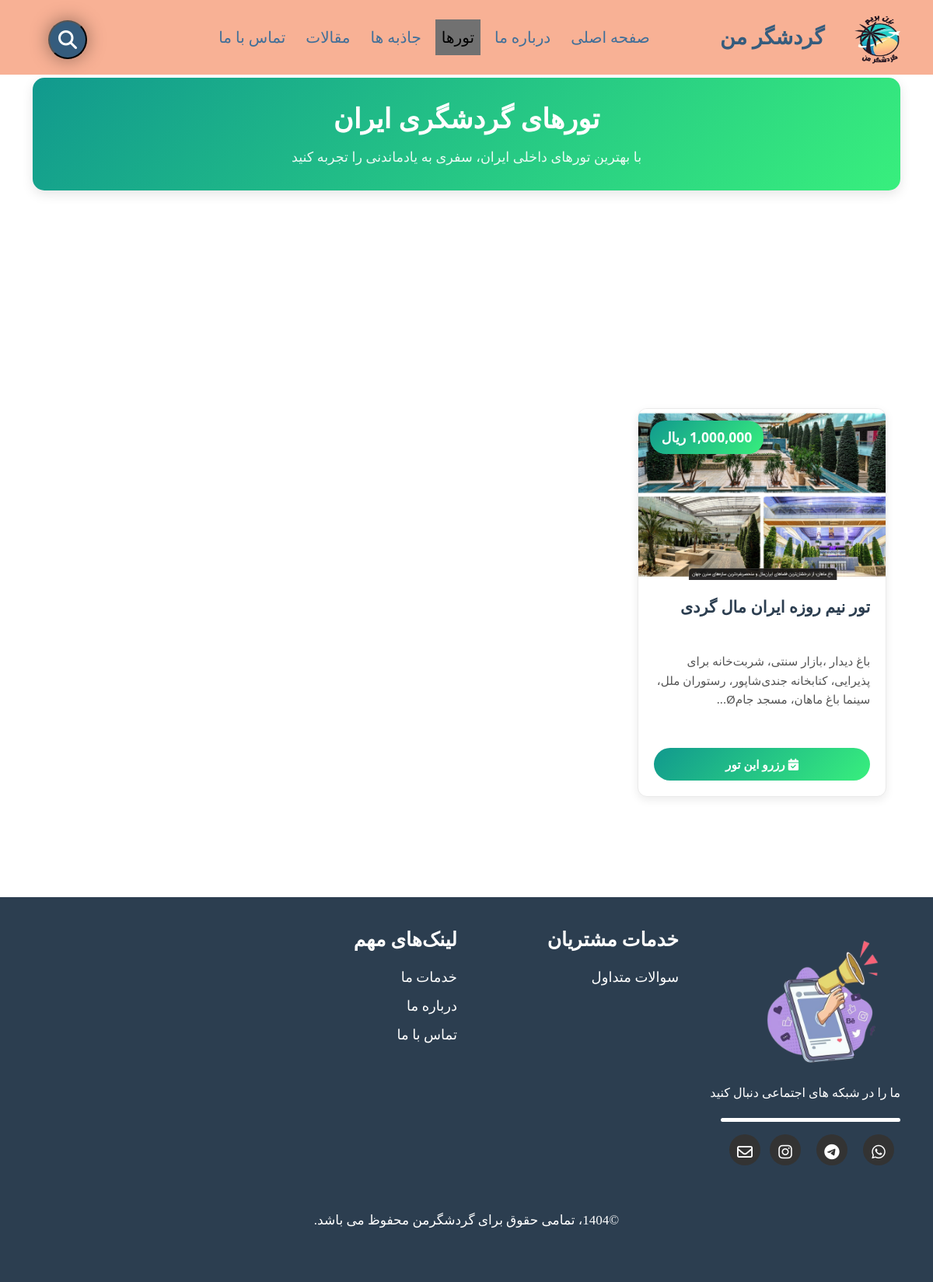
The page /pages/tours.php on the database as committed earlier.
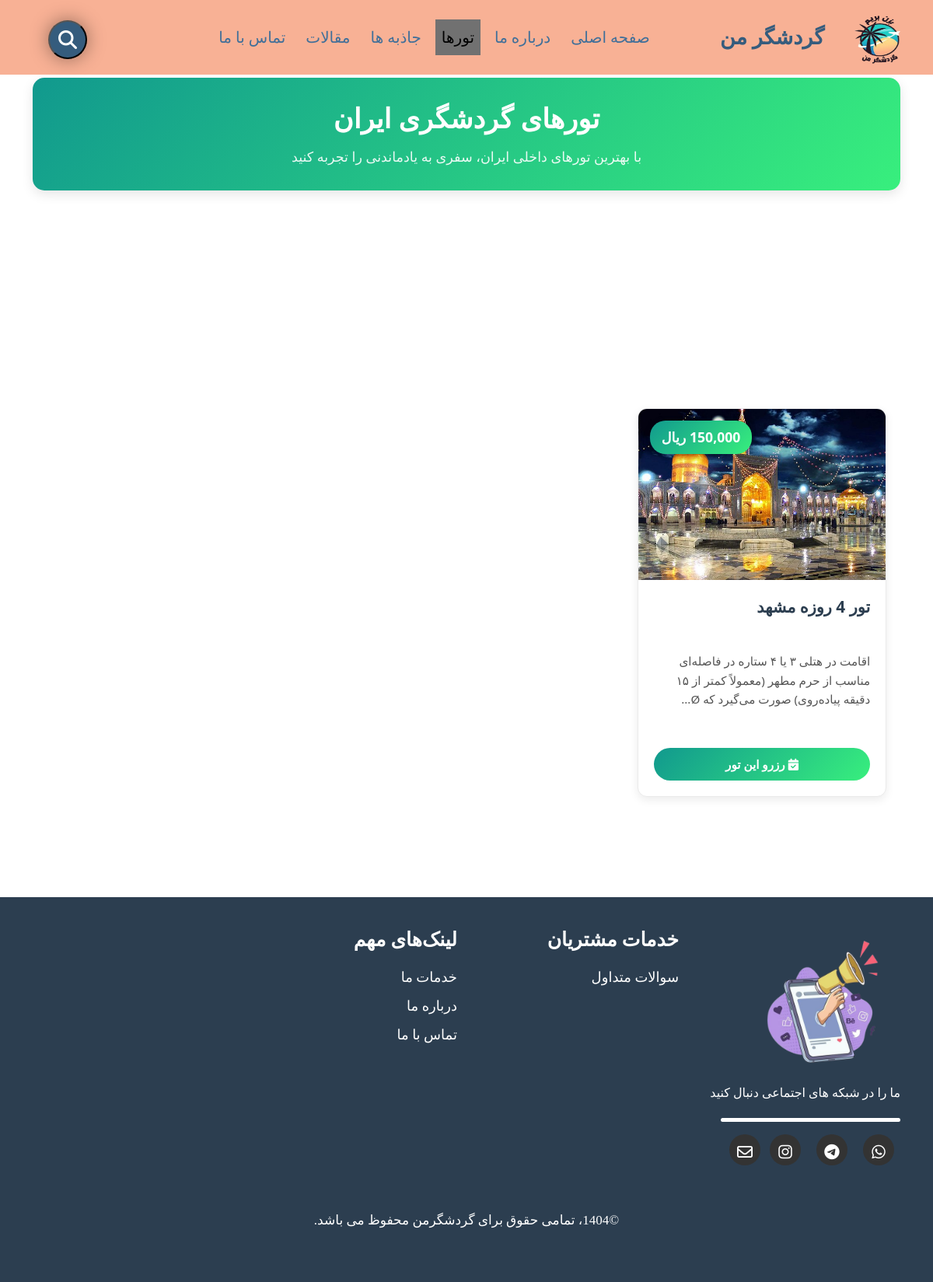
The same page on the database as committed later.
### tables this page shows
CREATE TABLE `tours` (
  `t_id` int(11) NOT NULL,
  `title` varchar(100) NOT NULL,
  `description` text NOT NULL,
  `image_path` varchar(255) DEFAULT NULL,
  `price` varchar(100) NOT NULL,
  `updated_at` datetime DEFAULT NULL
);

### pages/tours.php (the view, shortened to what this page needs)
<!DOCTYPE html>
<html lang="fa" dir="rtl">
<head>
    <link rel="stylesheet" href="../css/bootstrap.min.css">
    <link rel="stylesheet" href="../css/bootstrap.rtl.min.css">
    <link rel="stylesheet" href="https://cdnjs.cloudflare.com/ajax/libs/font-awesome/6.5.0/css/all.min.css">
    <link rel="stylesheet" href="../css/style.css">
</head>
<body class="rtl">
    <nav class="navbar navbar-expand-lg fixed-top">
        <div class="container-fluid">
            <a class="navbar-brand">
                <img src="../images/icon33.png" alt="گردشگر من" width="80" height="70">
            </a>
            <a class="navbar-brand">گردشگر من</a>
            <div class="collapse navbar-collapse" id="navbarSupportedContent">
                <ul class="navbar-nav me-auto mb-2 mb-lg-0">
                    <li class="nav-item">
                        <a class="nav-link" href="../index.html">صفحه اصلی</a>
                    </li>
                    <li class="nav-item">
                        <a class="nav-link" href="about-us.html">درباره ما</a>
                    </li>
                    <li class="nav-item">
                        <a class="nav-link active" href="tours.php">تورها</a>
                    </li>
                    <li class="nav-item">
                        <a class="nav-link" href="jazebe.php">جاذبه ها</a>
                    </li>
                    <li class="nav-item">
                        <a class="nav-link" href="article.html">مقالات</a>
                    </li>
                    <li class="nav-item">
                        <a class="nav-link" href="contact.html">تماس با ما</a>
                    </li>
                </ul>
                <form class="d-flex">
                    <div class="search-container">
                        <button type="button" class="search-btn">
                            <i class="fas fa-search"></i>
                        </button>
                    </div>
                </form>
            </div>
        </div>
    </nav>
    <div class="container tours-container">
        <div class="page-header">
            <h1>تورهای گردشگری ایران</h1>
            <p>با بهترین تورهای داخلی ایران، سفری به یادماندنی را تجربه کنید</p>
        </div>
        <div class="row" id="tours-list">
            <?php
            $servername = "localhost";
            $username = "root";
            $password = "";
            $dbname = "my_tourist_db";
            $conn = new mysqli($servername, $username, $password, $dbname);
            $conn->set_charset("utf8");
            $sql = "SELECT * FROM tours ORDER BY `t_id` DESC";
            $result = $conn->query($sql);
            if ($result && $result->num_rows > 0) {
                while($row = $result->fetch_assoc()) {
                    $title = isset($row['title']) ? htmlspecialchars($row['title']) : 'بدون عنوان';
                    $description = isset($row['description']) ? htmlspecialchars($row['description']) : '';
                    $price = isset($row['price']) ? number_format($row['price']) : '0';
                    $image_path = isset($row['image_path']) ? $row['image_path'] : '';
                    $id = isset($row['t_id']) ? $row['t_id'] : 0;
                    $short_desc = strlen($description) > 200 ?
                        substr($description, 0, 200) . "..." :
                        $description;
                    echo '
                    <div class="col-lg-4 col-md-6 mb-4">
                        <div class="card tour-card">
                            <div class="tour-img-container">';
                    if (!empty($image_path) && file_exists("../" . $image_path)) {
                        echo '<img src="../' . $image_path . '" class="tour-img" alt="' . $title . '" onerror="this.onerror=null; this.src=\'../images/default-tour.jpg\';">';
                    } else {
                        echo '<div class="no-image">
                                <i class="fas fa-suitcase-rolling"></i>
                                <span>بدون تصویر</span>
                              </div>';
                    }
                    echo '<div class="price-badge">' . $price . ' ریال</div>';
                    echo '
                            </div>
                            <div class="tour-body">
                                <h3 class="tour-title" title="' . $title . '">' . $title . '</h3>
                                <div class="tour-description truncate" title="' . $description . '">' . $short_desc . '</div>
                                <a href="reserve-tour.php?id=' . $id . '" class="reserve-btn">
                                    <i class="fas fa-calendar-check"></i> رزرو این تور
                                </a>';
                    echo '
                            </div>
                        </div>
                    </div>';
                }
            }
            ?>
        </div>
    </div>
    <footer>
        <div class="container">
            <div class="row">
                <div class="col-md-3">
                    <ul class="list-inline">
                        <img src="../images/socialmedia.png" height="200px" width="200px">
                        <p class="follow-us">ما را در شبکه های اجتماعی دنبال کنید</p>
                        <hr class="follow-us-line">
                        <li class="list-inline-item"><a class="social-icon"><i class="fab fa-whatsapp fa-lg"></i></a></li>
                        <li class="list-inline-item"><a class="social-icon"><i class="fab fa-telegram fa-lg"></i></a></li>
                        <li class="list-inline-item"><a class="social-icon"><i class="fab fa-instagram fa-lg"></i></a></li>
                        <li class="list-inline-item"><a class="social-icon email-icon"><i class="far fa-envelope fa-lg"></i></a></li>
                    </ul>
                </div>
                <div class="col-md-3 mb-3">
                    <h5>خدمات مشتریان</h5>
                    <ul class="list-unstyled">
                        <li><a href="FAQ.html">سوالات متداول</a></li>
                    </ul>
                </div>
                <div class="col-md-3 mb-3">
                    <h5>لینک‌های مهم</h5>
                    <ul class="list-unstyled">
                        <li><a href="../index.html#services-section">خدمات ما</a></li>
                        <li><a href="about-us.html">درباره ما</a></li>
                        <li><a href="contact.html">تماس با ما</a></li>
                    </ul>
                </div>
            </div>
            <div class="row mt-5">
                <div class="col-md-12 text-center">
                    <p>&copy;1404، تمامی حقوق برای گردشگرمن محفوظ می باشد.</p>
                </div>
            </div>
        </div>
    </footer>
</body>
</html>

### css/style.css (style rules this page uses)
body { overflow-x: hidden; }
.navbar { display: inline-block; direction: rtl; text-align: right; background-color: #f8b195; }
.navbar-nav .nav-item { padding: 5px ; font-family: "W_aban"; font-size: 20px; }
.navbar-nav .nav-link { color: #406f99; }
.navbar-brand { font-family: "B Morvarid"; font-size: 27px; color: #355C7D ; font-weight: bold; animation: blink 3s infinite; }
.search-container { position: relative; }
.search-btn { position: absolute; top: 0; right: 0; bottom: 0; width: 50px; height: 50px; background: #355C7D; border-radius: 50%; transition: all 1s; z-index: 4; box-shadow: 0 0 25px 0 rgba(0, 0, 0, 0.4); }
.search-btn i { position: absolute; top: 50%; left: 50%; transform: translate(-50%, -50%); color: #fff; font-size: 1.5rem; }
footer { font-family: "b nazanin"; background-color: #f8b195; padding: 50px 0; text-align: right; }
footer h5 { font-size: 25px; font-weight: bold; margin-bottom: 20px; }
footer p { font-size: 17px; }
footer ul { list-style: none; padding: 0; margin: 0; }
footer ul li { margin-bottom: 10px; }
footer ul li a { color: #fff; text-decoration: none; }
.social-icon { display: inline-block; width: 40px; height: 40px; line-height: 45px; text-align: center; border-radius: 50%; color: #fff; background-color: #333333; transition: all 0.3s ease; }
.list-unstyled a { font-size: 18px; }
.follow-us { font-size: 16px; line-height: 24px; margin-bottom: 20px; position: relative; }
.follow-us-line { margin-left: 30px; opacity: 1; color: white; border-width: 5px; border-radius: 20px; }
.active, .dot:hover { background-color: #717171; }
.card { background: #fff; color: #333; margin: 15rem auto; width: 90%; max-width: 50rem; min-height: 30rem; border-radius: 2rem; }

### pages/tours.php (style rules this page uses)
.tours-container { margin-top: 100px; margin-bottom: 50px; min-height: calc(100vh - 300px); }
.page-header { text-align: center; margin-bottom: 40px; padding: 30px 20px; background: linear-gradient(135deg, #11998e 0%, #38ef7d 100%); border-radius: 15px; color: white; box-shadow: 0 5px 15px rgba(0,0,0,0.1); }
.page-header h1 { font-size: 2.2rem; margin-bottom: 15px; font-weight: bold; }
.page-header p { font-size: 1.1rem; opacity: 0.9; max-width: 700px; margin: 0 auto; line-height: 1.6; }
.tour-card { border: 1px solid #eaeaea; border-radius: 12px; overflow: hidden; box-shadow: 0 4px 12px rgba(0,0,0,0.08); transition: all 0.3s ease; margin-bottom: 25px; height: 500px; display: flex; flex-direction: column; }
.tour-img-container { height: 220px; overflow: hidden; flex-shrink: 0; position: relative; }
.tour-img { width: 100%; height: 100%; object-fit: cover; transition: transform 0.5s ease; }
.price-badge { position: absolute; top: 15px; left: 15px; background: linear-gradient(135deg, #11998e 0%, #38ef7d 100%); color: white; padding: 8px 15px; border-radius: 20px; font-weight: bold; font-size: 1.1rem; box-shadow: 0 3px 10px rgba(0,0,0,0.2); }
.tour-body { padding: 20px; flex-grow: 1; display: flex; flex-direction: column; }
.tour-title { font-size: 1.3rem; font-weight: 700; color: #2c3e50; margin-bottom: 12px; line-height: 1.4; height: 60px; overflow: hidden; display: -webkit-box; -webkit-line-clamp: 2; -webkit-box-orient: vertical; }
.tour-description { color: #555; line-height: 1.6; font-size: 0.95rem; flex-grow: 1; overflow: hidden; position: relative; }
.tour-description.truncate { display: -webkit-box; -webkit-line-clamp: 4; -webkit-box-orient: vertical; overflow: hidden; text-overflow: ellipsis; }
.reserve-btn { background: linear-gradient(135deg, #11998e 0%, #38ef7d 100%); color: white; border: none; padding: 10px 20px; border-radius: 25px; font-weight: 600; font-size: 0.95rem; transition: all 0.3s ease; margin-top: 15px; width: 100%; text-align: center; text-decoration: none; display: block; }
footer { margin-top: 80px !important; padding-top: 40px; background: #2c3e50; color: white; }

Rows that differ between the two databases and show on the page:
removed tours: image_path (picture), title "تور نیم روزه ایران مال گردی", description "باغ دیدار ،بازار سنتی، شربت‌خانه برای پذیرایی، کتابخانه جندی‌شاپور، رستوران ملل، سینما باغ ماهان، مسجد جامØ..."
added tours: image_path (picture), title "تور 4 روزه مشهد", description "اقامت در هتلی ۳ یا ۴ ستاره در فاصله‌ای مناسب از حرم مطهر (معمولاً کمتر از ۱۵ دقیقه پیاده‌روی) صورت می‌گیرد که Ø..."
